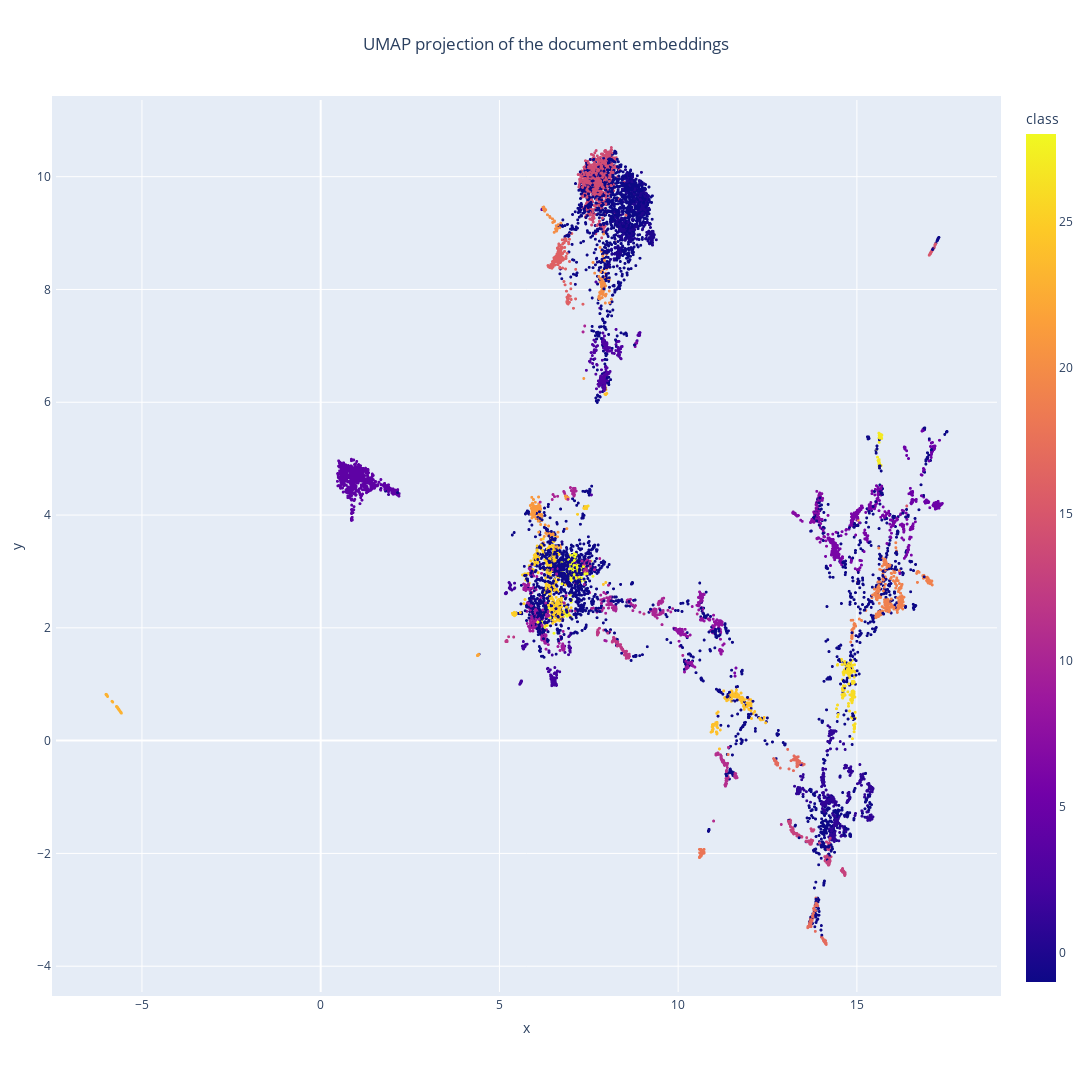

Notebook cell for this chart:
### Code cell
clustering.visualize_clusters_dynamic(embeddings, clusters, corpus)

### Figure 1 — Plotly figure (JSON) as saved in the notebook; plotly's stock layout.template omitted (floating-point values rounded to 4 significant figures; data arrays with more than 128 entries replaced by an {"elided": "..."} marker saying what was removed)
{"data": [{"customdata": {"elided": "10788x2 mixed values"}, "hovertemplate": "x=%{x}<br>y=%{y}<br>text=%{customdata[0]}<br>class=%{marker.color}<extra></extra>", "legendgroup": "", "marker": {"color": {"elided": "10788 int values"}, "coloraxis": "coloraxis", "size": 3, "symbol": "circle"}, "mode": "markers", "name": "", "showlegend": false, "type": "scattergl", "x": {"elided": "10788 float values"}, "xaxis": "x", "y": {"elided": "10788 float values"}, "yaxis": "y"}], "layout": {"autosize": false, "coloraxis": {"colorbar": {"title": {"text": "class"}}, "colorscale": [[0, "#0d0887"], [0.1111, "#46039f"], [0.2222, "#7201a8"], [0.3333, "#9c179e"], [0.4444, "#bd3786"], [0.5556, "#d8576b"], [0.6667, "#ed7953"], [0.7778, "#fb9f3a"], [0.8889, "#fdca26"], [1, "#f0f921"]]}, "height": 1500, "legend": {"tracegroupgap": 0}, "margin": {"b": 100, "l": 50, "pad": 4, "r": 50, "t": 100}, "title": {"text": "UMAP projection of the document embeddings", "x": 0.5}, "width": 1500, "xaxis": {"anchor": "y", "domain": [0, 1], "title": {"text": "x"}}, "yaxis": {"anchor": "x", "domain": [0, 1], "title": {"text": "y"}}}}
